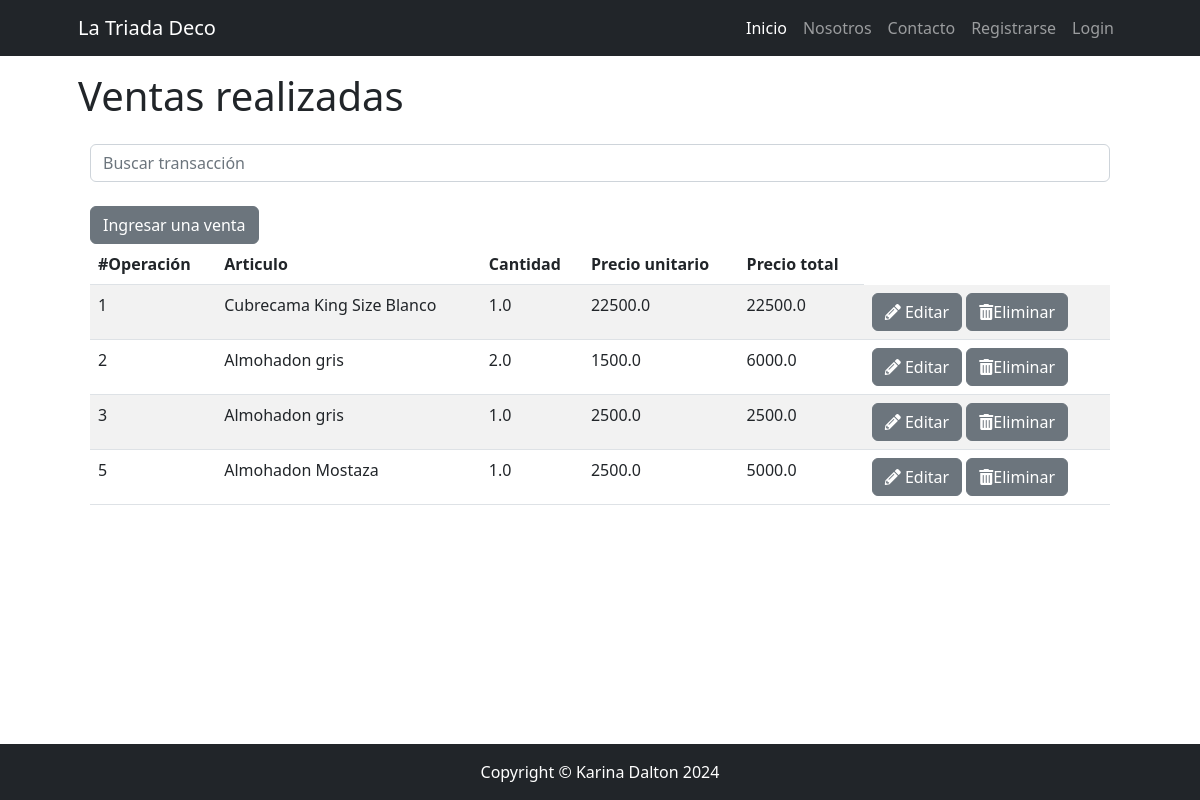
Page /catalogo/venta/list/ on the committed database.
### apps/catalogo/models.py (models this page shows, shortened)
class Venta(models.Model):
    operacion = models.AutoField(primary_key=True)
    articulo = models.ForeignKey(
        Producto, null=True, blank=True, on_delete=models.SET_NULL)
    cliente = models.ForeignKey(
        Cliente, null=True, blank=True, on_delete=models.SET_NULL)
    cantidad = models.FloatField()
    precio_unitario = models.FloatField(default=0, editable=True)
    precio_neto = models.FloatField(default=0, editable=True)
    fecha_operacion = models.DateField(
        default=timezone.now, editable=False, verbose_name="fecha de operación")

class Producto(models.Model):
    nombre = models.CharField(max_length=150)
    categoria = models.ForeignKey(
        Categoria, null=True, blank=True, on_delete=models.SET_NULL)
    precio = models.FloatField()
    fecha_creacion = models.DateField(
        default=timezone.now, editable=False, verbose_name="fecha de creación")
    descripcion = models.TextField(
        null=True, blank=True, verbose_name="descripción")
    def __str__(self):
        return f"{self.nombre}"
    class Meta:
        verbose_name = "producto"
        verbose_name_plural = "productos"

### apps/catalogo/views.py (the view)
# urls.py: path("venta/list/", VentaList.as_view(), name="venta_list"),
class VentaList(ListView):
    model = Venta
    template_name = 'catalogo/venta_list.html'
    def get_queryset(self):
        if self.request.GET.get("consulta"):
            consulta = self.request.GET.get("consulta")
            object_list = Venta.objects.filter(nombre__icontains=consulta)
        else:
            object_list = Venta.objects.all()
        return object_list

### apps/catalogo/templates/catalogo/venta_list.html
{% extends 'core/base.html' %}
{% block content_title %}
Ventas realizadas
{% endblock content_title %}
{% block content %}
<div class="container">
    <div class="mb-4">
        <form method="get">
            <input type="text" class="form-control" name="consulta" placeholder="Buscar transacción">
        </form>
    </div>
    <a {% if user.is_authenticated %} href="{% url 'catalogo:venta_form' %}" {% else %} href="{% url 'core:login' %}"
        {%endif %} class="btn btn-secondary">Ingresar una venta</a>
    <table class="table table-striped">
        <thead>
            <tr>
                <th>#Operación</th>
                <th>Articulo</th>
                <th>Cantidad</th>
                <th>Precio unitario</th>
                <th>Precio total</th>
            </tr>
        </thead>
        <tbody>
            {% for item in object_list %}
            <tr>
                <td>{{ item.operacion }}</td>
                <td>{{ item.articulo }}</td>
                <td>{{ item.cantidad }}</td>
                <td>{{ item.precio_unitario }}</td>
                <td>{{ item.precio_neto }}</td>
                <td>
                    <a href=" {% url 'catalogo:venta_update' item.pk %}" class="btn btn-secondary"><i
                            class="fas fa-pencil-alt"></i> Editar</a>
                    <a href="{% url 'catalogo:venta_confirm_delete' item.pk %}" class="btn btn-secondary"><i
                            class="fas fa-trash-alt"></i>Eliminar</a>
                </td>
            </tr>
            {% empty %}
            <tr>
                <td class="text-center">No hay información disponible.</td>
            </tr>
            {% endfor %}
        </tbody>
    </table>
</div>
{% endblock content %}

### rows in the picture
Venta: operacion "1", articulo "Cubrecama King Size Blanco", cantidad "1.0", precio_unitario "22500.0", precio_neto "22500.0"
Venta: operacion "2", articulo "Almohadon gris", cantidad "2.0", precio_unitario "1500.0", precio_neto "6000.0"
Venta: operacion "3", articulo "Almohadon gris", cantidad "1.0", precio_unitario "2500.0", precio_neto "2500.0"
Venta: operacion "5", articulo "Almohadon Mostaza", cantidad "1.0", precio_unitario "2500.0", precio_neto "5000.0"
